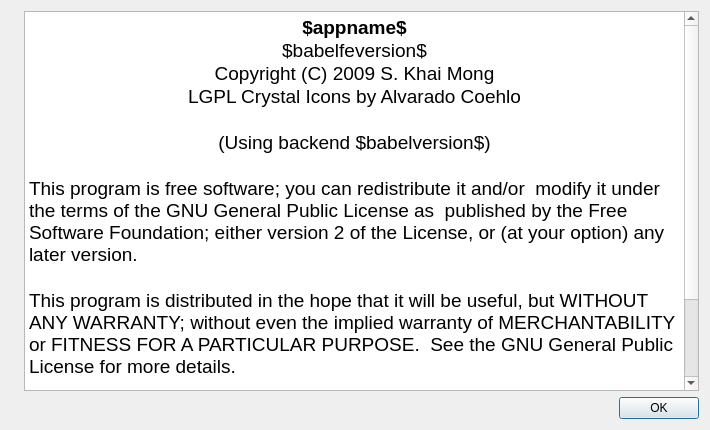
<?xml version="1.0" encoding="UTF-8"?>
<ui version="4.0">
 <class>AboutDlg</class>
 <widget class="QDialog" name="AboutDlg">
  <property name="geometry">
   <rect>
    <x>0</x>
    <y>0</y>
    <width>710</width>
    <height>430</height>
   </rect>
  </property>
  <property name="windowTitle">
   <string>About GPSBabel</string>
  </property>
  <layout class="QVBoxLayout" name="verticalLayout">
   <item>
    <layout class="QHBoxLayout" name="horizontalLayout">
     <item>
      <widget class="QLabel" name="label">
       <property name="text">
        <string/>
       </property>
       <property name="pixmap">
        <pixmap resource="app.qrc">:/images/appicon.png</pixmap>
       </property>
       <property name="scaledContents">
        <bool>false</bool>
       </property>
      </widget>
     </item>
     <item>
      <widget class="QTextEdit" name="textEdit">
       <property name="readOnly">
        <bool>true</bool>
       </property>
       <property name="html">
        <string>&lt;!DOCTYPE HTML PUBLIC &quot;-//W3C//DTD HTML 4.0//EN&quot; &quot;http://www.w3.org/TR/REC-html40/strict.dtd&quot;&gt;
&lt;html&gt;&lt;head&gt;&lt;meta name=&quot;qrichtext&quot; content=&quot;1&quot; /&gt;&lt;style type=&quot;text/css&quot;&gt;
p, li { white-space: pre-wrap; }
&lt;/style&gt;&lt;/head&gt;&lt;body style=&quot; font-family:'Lucida Grande'; font-size:13pt; font-weight:400; font-style:normal;&quot;&gt;
&lt;p align=&quot;center&quot; style=&quot; margin-top:0px; margin-bottom:0px; margin-left:0px; margin-right:0px; -qt-block-indent:0; text-indent:0px;&quot;&gt;&lt;span style=&quot; font-family:'DejaVu Sans'; font-size:14pt; font-weight:600;&quot;&gt;$appname$&lt;/span&gt;&lt;/p&gt;
&lt;p align=&quot;center&quot; style=&quot; margin-top:0px; margin-bottom:0px; margin-left:0px; margin-right:0px; -qt-block-indent:0; text-indent:0px;&quot;&gt;&lt;span style=&quot; font-family:'DejaVu Sans'; font-size:14pt;&quot;&gt;$babelfeversion$&lt;/span&gt;&lt;/p&gt;
&lt;p align=&quot;center&quot; style=&quot; margin-top:0px; margin-bottom:0px; margin-left:0px; margin-right:0px; -qt-block-indent:0; text-indent:0px;&quot;&gt;&lt;span style=&quot; font-family:'DejaVu Sans'; font-size:14pt;&quot;&gt;Copyright (C) 2009 S. Khai Mong&lt;/span&gt;&lt;/p&gt;
&lt;p align=&quot;center&quot; style=&quot; margin-top:0px; margin-bottom:0px; margin-left:0px; margin-right:0px; -qt-block-indent:0; text-indent:0px;&quot;&gt;&lt;span style=&quot; font-family:'DejaVu Sans'; font-size:14pt;&quot;&gt;LGPL Crystal Icons by Alvarado Coehlo&lt;/span&gt;&lt;/p&gt;
&lt;p align=&quot;center&quot; style=&quot;-qt-paragraph-type:empty; margin-top:0px; margin-bottom:0px; margin-left:0px; margin-right:0px; -qt-block-indent:0; text-indent:0px; font-family:'DejaVu Sans'; font-size:14pt;&quot;&gt;&lt;/p&gt;
&lt;p align=&quot;center&quot; style=&quot; margin-top:0px; margin-bottom:0px; margin-left:0px; margin-right:0px; -qt-block-indent:0; text-indent:0px;&quot;&gt;&lt;span style=&quot; font-family:'DejaVu Sans'; font-size:14pt;&quot;&gt;(Using backend $babelversion$)&lt;/span&gt;&lt;/p&gt;
&lt;p align=&quot;center&quot; style=&quot;-qt-paragraph-type:empty; margin-top:0px; margin-bottom:0px; margin-left:0px; margin-right:0px; -qt-block-indent:0; text-indent:0px; font-family:'DejaVu Sans'; font-size:14pt;&quot;&gt;&lt;/p&gt;
&lt;p style=&quot; margin-top:0px; margin-bottom:0px; margin-left:0px; margin-right:0px; -qt-block-indent:0; text-indent:0px;&quot;&gt;&lt;span style=&quot; font-family:'DejaVu Sans'; font-size:14pt;&quot;&gt;This program is free software; you can redistribute it and/or  modify it under the terms of the GNU General Public License as  published by the Free Software Foundation; either version 2 of the License, or (at your option) any later version.&lt;/span&gt;&lt;/p&gt;
&lt;p style=&quot;-qt-paragraph-type:empty; margin-top:0px; margin-bottom:0px; margin-left:0px; margin-right:0px; -qt-block-indent:0; text-indent:0px; font-family:'DejaVu Sans'; font-size:14pt;&quot;&gt;&lt;/p&gt;
&lt;p style=&quot; margin-top:0px; margin-bottom:0px; margin-left:0px; margin-right:0px; -qt-block-indent:0; text-indent:0px;&quot;&gt;&lt;span style=&quot; font-family:'DejaVu Sans'; font-size:14pt;&quot;&gt;This program is distributed in the hope that it will be useful, but WITHOUT ANY WARRANTY; without even the implied warranty of MERCHANTABILITY or FITNESS FOR A PARTICULAR PURPOSE.  See the GNU General Public License for more details.&lt;/span&gt;&lt;/p&gt;
&lt;p style=&quot;-qt-paragraph-type:empty; margin-top:0px; margin-bottom:0px; margin-left:0px; margin-right:0px; -qt-block-indent:0; text-indent:0px; font-family:'DejaVu Sans'; font-size:14pt;&quot;&gt;&lt;/p&gt;
&lt;p style=&quot; margin-top:0px; margin-bottom:0px; margin-left:0px; margin-right:0px; -qt-block-indent:0; text-indent:0px;&quot;&gt;&lt;span style=&quot; font-family:'DejaVu Sans'; font-size:14pt;&quot;&gt;You should have received a copy of the GNU General Public License along with this program; if not, write to the Free Software Foundation, Inc., 59 Temple Place - Suite 330, Boston, MA 02111 USA&lt;/span&gt;&lt;/p&gt;
&lt;p style=&quot;-qt-paragraph-type:empty; margin-top:0px; margin-bottom:0px; margin-left:0px; margin-right:0px; -qt-block-indent:0; text-indent:0px; font-family:'DejaVu Sans'; font-size:14pt;&quot;&gt;&lt;/p&gt;&lt;/body&gt;&lt;/html&gt;</string>
       </property>
      </widget>
     </item>
    </layout>
   </item>
   <item>
    <widget class="QDialogButtonBox" name="buttonBox">
     <property name="orientation">
      <enum>Qt::Horizontal</enum>
     </property>
     <property name="standardButtons">
      <set>QDialogButtonBox::Ok</set>
     </property>
    </widget>
   </item>
  </layout>
 </widget>
 <resources>
  <include location="app.qrc"/>
 </resources>
 <connections>
  <connection>
   <sender>buttonBox</sender>
   <signal>accepted()</signal>
   <receiver>AboutDlg</receiver>
   <slot>accept()</slot>
   <hints>
    <hint type="sourcelabel">
     <x>248</x>
     <y>254</y>
    </hint>
    <hint type="destinationlabel">
     <x>157</x>
     <y>274</y>
    </hint>
   </hints>
  </connection>
  <connection>
   <sender>buttonBox</sender>
   <signal>rejected()</signal>
   <receiver>AboutDlg</receiver>
   <slot>reject()</slot>
   <hints>
    <hint type="sourcelabel">
     <x>316</x>
     <y>260</y>
    </hint>
    <hint type="destinationlabel">
     <x>286</x>
     <y>274</y>
    </hint>
   </hints>
  </connection>
 </connections>
</ui>
